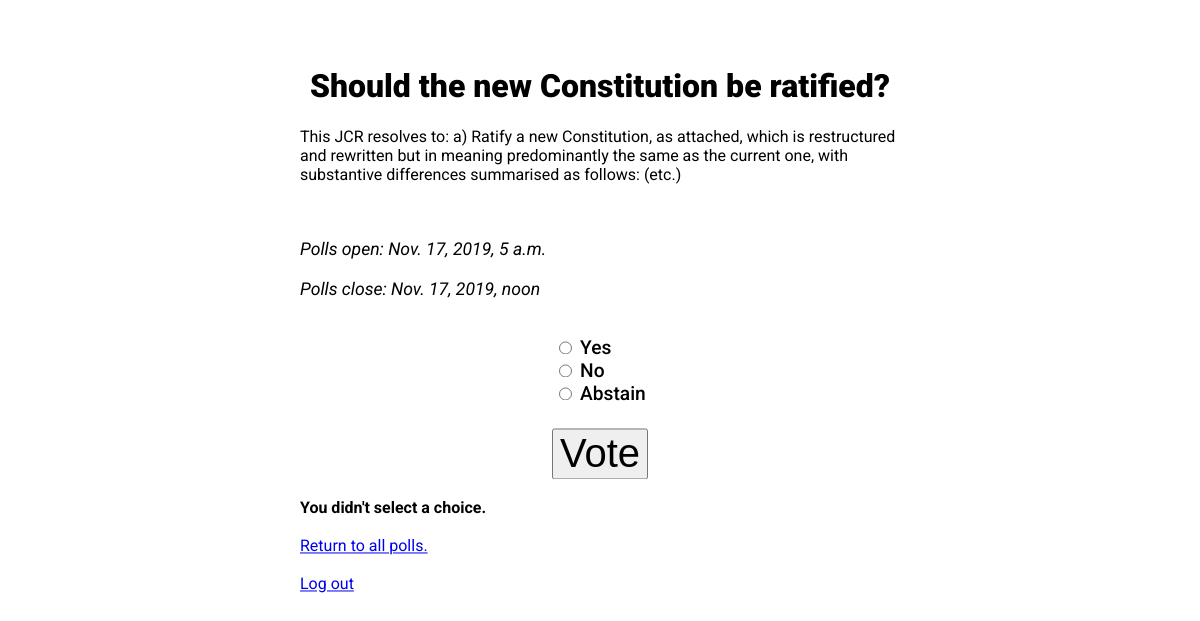
/polls/1/vote/ (signed in), run on the app's committed database.
### polls/models.py (models this page shows, shortened)
class Question(models.Model):
    question_text = models.CharField(max_length=200)
    question_description = models.CharField(max_length=2000)
    polls_open = models.DateTimeField('polls open')
    polls_close = models.DateTimeField('polls close')
    def is_open(self):
        now = timezone.now()
        return self.polls_open <= now <= self.polls_close
    is_open.admin_order_field = 'polls_close'
    is_open.boolean = True
    is_open.short_description = 'Polls currently open?'
    voters = models.ManyToManyField(User)

class Choice(models.Model):
    question = models.ForeignKey(Question, on_delete=models.CASCADE)
    choice_text = models.CharField(max_length=200)
    votes = models.IntegerField(default=0)

### polls/views.py (the view, shortened to what this page needs)
# urls.py: path('<int:question_id>/vote/', views.vote, name='vote'),
@login_required
def vote(request, question_id):
    question = get_object_or_404(Question, pk=question_id)
    try:
        selected_choice = question.choice_set.get(pk=request.POST['choice'])
    except (KeyError, Choice.DoesNotExist):
        return render(request, 'polls/detail.html', {
            'question': question,
            'error_message': "You didn't select a choice.",
        })

### polls/templates/polls/detail.html (shortened to what this page needs)
{% extends "polls/base.html" %}
{% block title %}
    {{ question.question_text }}
{% endblock %}
{% block content %}
    {{ question.question_description }}
    <br><br><br>
    <h3><i>Polls open: {{ question.polls_open }}
    <br><br>Polls close: {{ question.polls_close }}</i></h3>
    <br>
    <form action="{% url 'polls:vote' question.id %}" method="post">
        <div class="options">
        {% for choice in question.choice_set.all %}
            <input type="radio" name="choice" id="choice{{ forloop.counter }}" value="{{ choice.id }}">
            <label for="choice{{ forloop.counter }}">{{ choice.choice_text }}</label><br>
        {% endfor %}
        </div>
        <br><br>
        <input type="submit" value="Vote">
    </form>
    {% if error_message %}<strong><br>{{ error_message }}<br></strong>{% endif %}
    <br>
    <a href="{% url 'polls:index' %}">Return to all polls.</a>
{% endblock %}

### polls/static/polls/style.css (style rules this page uses)
body { max-width: 50%; margin: auto; position: absolute; top: 40%; left: 50%; transform: translate(-50%, -50%); font-family: 'Roboto', sans-serif; font-weight: 400; }
h3 { font-weight: 400; font-size: 110%; }
form { text-align: center; font-weight: 500; font-size: 120%; }
input[type=submit] { font-weight: 500; font-size: 30pt; }
.options { max-width: 50%; margin: auto; text-align: left; display: inline-block; }

### data on the page
Question: question_text "Should the new Constitution be ratified?", question_description "This JCR resolves to: a) Ratify a new Constitution, as attached, which is restructured and rewritten but in meaning predominantly the same as the current one, with substantive differences summarised as follows: (etc.)", polls_open "Nov. 17, 2019, 5 a.m.", polls_close "Nov. 17, 2019, noon"
Choice: choice_text "Yes"
Choice: choice_text "No"
Choice: choice_text "Abstain"

### other printed values
{{ error_message }} "You didn't select a choice."
